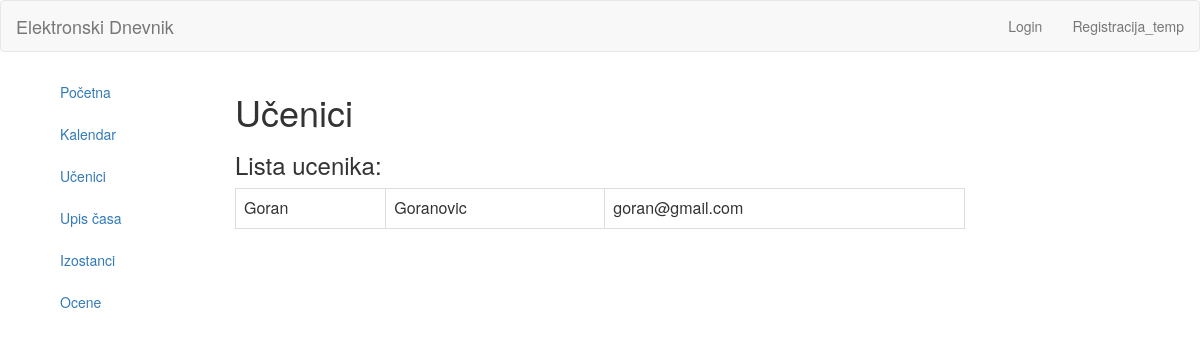
/index.php/nastavnik/ucenici, run on the app's committed database.
### tables this page shows
CREATE TABLE `ucenik` (
  `id` int(11) NOT NULL
);

CREATE TABLE `users` (
  `id` int(11) NOT NULL,
  `name` varchar(255) NOT NULL,
  `surname` varchar(255) NOT NULL,
  `email` varchar(255) NOT NULL,
  `username` varchar(255) NOT NULL,
  `password` varchar(255) NOT NULL
);

### application/controllers/Nastavnik.php (called while the page is built, shortened)
<?php
	class Nastavnik extends CI_Controller{
		public function __construct() {
	    $this->load->model('Nastavnik_model');
	  }
		public function ucenici() {
			$data["fetch_data"] = $this->Nastavnik_model->listOfStudents();
			$this->load->view('templates/header');
			$this->load->view('nastavnik/ucenici', $data);
			$this->load->view('templates/footer');
		}
		}

### index.php (called while the page is built, shortened)
<?php
require_once BASEPATH.'core/CodeIgniter.php';

### application/models/Nastavnik_model.php (called while the page is built, shortened)
<?php
	class Nastavnik_model extends CI_Model{
    public function listOfStudents() {
      $query = $this->db->query("SELECT users.id,users.name,users.surname,users.username,users.email,ucenik.id FROM users, ucenik WHERE users.id = ucenik.id" );
			return $query;
    }
	}

### application/views/nastavnik/ucenici.php (the view)
<?php echo form_open('nastavnik/ucenici'); ?>
<div class="col col-lg-2 col-md-3 col-sm-3 col-xs-12 left-container">
	<div class="tm-left-inner-container">
		<ul class="nav nav-stacked css-nav">
			<li><a href="<?php echo base_url(); ?>nastavnik/index">Početna</a></li>
			<li><a href="<?php echo base_url(); ?>nastavnik/kalendar">Kalendar</a></li>
			<li><a href="<?php echo base_url(); ?>nastavnik/ucenici">Učenici</a></li>
			<li><a href="<?php echo base_url(); ?>nastavnik/upis">Upis časa</a></li>
			<li><a href="<?php echo base_url(); ?>nastavnik/izostanci">Izostanci</a></li>
			<li><a href="<?php echo base_url(); ?>nastavnik/ocene">Ocene</a></li>
		</ul>
	</div>
</div>
<div class="col col-lg-8 col-md-7 col-sm-7 col-xs-12 right-container">
	<div class="tm-right-inner-container">
		<h1 class="css-header">Učenici</h1>
		<table class = "table table-bordered">
			<tr colspan = "3">
		    <h3> Lista ucenika: </h3>
	    </tr>
				<?php
				if ($fetch_data->num_rows() > 0)
				{
					foreach($fetch_data->result() as $row)
					{
				?>
				   <tr>
							<td> <?php echo $row->name; ?> </td>
							<td> <?php echo $row->surname; ?> </td>
							<td> <?php echo $row->email; ?> </td>
						</tr>
					<?php
					}
				}
				else {
					?>
					<tr colspan = "3">
						Nema ucenika!
					</tr>
				<?php
				}
				?>
			</table>
		<?php echo form_close(); ?>

### data on the page
ucenik: id.name "Goran", id.surname "Goranovic", id.email "goran@gmail.com"
